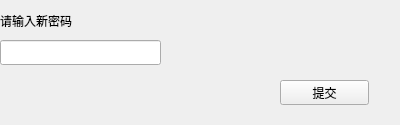
<?xml version="1.0" encoding="UTF-8"?>
<ui version="4.0">
 <class>xiugmm</class>
 <widget class="QWidget" name="xiugmm">
  <property name="geometry">
   <rect>
    <x>0</x>
    <y>0</y>
    <width>400</width>
    <height>125</height>
   </rect>
  </property>
  <property name="windowTitle">
   <string>Form</string>
  </property>
  <widget class="QLabel" name="label">
   <property name="geometry">
    <rect>
     <x>0</x>
     <y>0</y>
     <width>391</width>
     <height>41</height>
    </rect>
   </property>
   <property name="text">
    <string>请输入新密码</string>
   </property>
  </widget>
  <widget class="QLineEdit" name="lineEdit">
   <property name="geometry">
    <rect>
     <x>0</x>
     <y>40</y>
     <width>161</width>
     <height>25</height>
    </rect>
   </property>
  </widget>
  <widget class="QPushButton" name="pushButton">
   <property name="geometry">
    <rect>
     <x>280</x>
     <y>80</y>
     <width>89</width>
     <height>25</height>
    </rect>
   </property>
   <property name="text">
    <string>提交</string>
   </property>
  </widget>
 </widget>
 <resources/>
 <connections/>
</ui>
